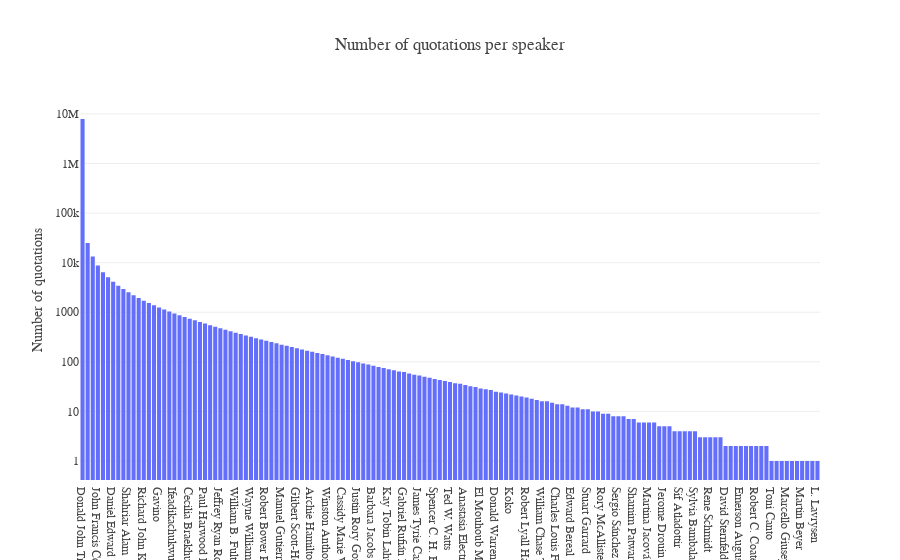

Source (notebook cell):
### Code cell
color_discrete_map={
    "male":"blue", 
    "female":"red"}

fig = px.histogram(x=speakers_sorted.aliases.tolist()[0:-1:700],
                   y=speakers_sorted.n_quotes.values.tolist()[0:-1:700],
                   title=f"Number of quotations per speaker",
                   log_y=True)
fig.update_layout(yaxis_title="Number of quotations", xaxis_title="")
fig.update_xaxes(type='category')
fig.update_layout(
    template=None,
    font_family='Nunito',
    legend=dict(
    yanchor="top",
    y=0.99,
    xanchor="right",
    x=0.99
    )
)
fig.show()
fig.write_html("data/images/quotations_per_speaker.html")

### Figure 1 — Plotly figure (JSON) as saved in the notebook; plotly's stock layout.template omitted (floating-point values rounded to 4 significant figures; data arrays with more than 128 entries replaced by an {"elided": "..."} marker saying what was removed)
{"data": [{"alignmentgroup": "True", "bingroup": "x", "histfunc": "sum", "hovertemplate": "x=%{x}<br>sum of y=%{y}<extra></extra>", "legendgroup": "", "marker": {"color": "#636efa", "pattern": {"shape": ""}}, "name": "", "offsetgroup": "", "orientation": "v", "showlegend": false, "type": "histogram", "x": {"elided": "145 str values"}, "xaxis": "x", "y": {"elided": "145 int values"}, "yaxis": "y"}], "layout": {"barmode": "relative", "font": {"family": "Nunito"}, "legend": {"tracegroupgap": 0, "x": 0.99, "xanchor": "right", "y": 0.99, "yanchor": "top"}, "title": {"text": "Number of quotations per speaker"}, "xaxis": {"anchor": "y", "domain": [0, 1], "title": {"text": ""}, "type": "category"}, "yaxis": {"anchor": "x", "domain": [0, 1], "title": {"text": "Number of quotations"}, "type": "log"}}}
